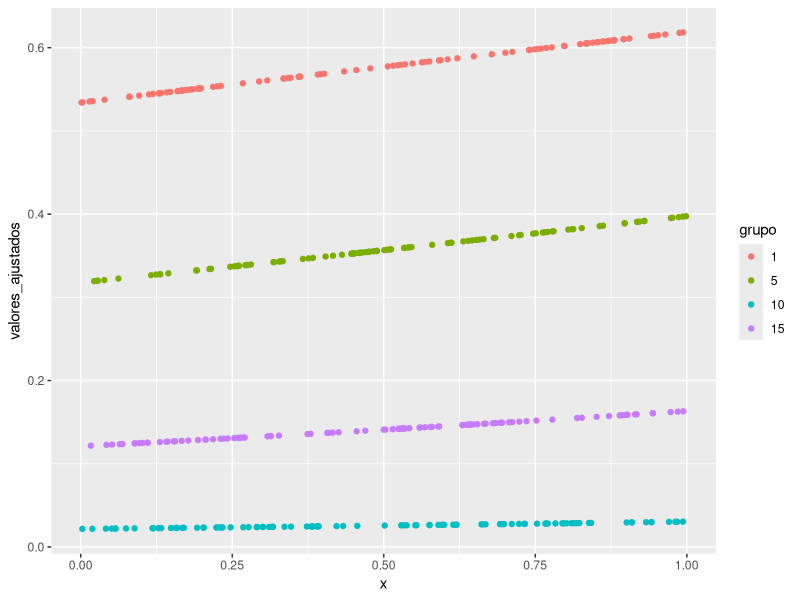

Reproduce this figure in R.
## ---- chunk 1
library(ggplot2)
library(dplyr)
library(lme4)
## ---- chunk 2
inverse_logit <- function(x){
  return(exp(x)/(1+exp(x)))
}
logit <- function(x){
  return(1/logit(x))
}
## ---- chunk 3
set.seed(123456)
ni <- 100
G <- 200
nobs <- ni * G
grupo <- factor(rep(x=1:G, each=ni))
obs <- rep(x=1:ni, times=G)
x <- runif(n=nobs, min=0, max=1)
b0 <- rnorm(n=G, mean=0, sd=sqrt(4)) # Intercepto aleatorio
b0 <- rep(x=b0, each=ni)             # El mismo intercepto aleatorio pero repetido
p <- inverse_logit(-1.4 + 0.33 * x + b0) # Siempre utilizar función inversa a la planteada en el modelo
y <- rbinom(n=nobs, size=1, prob=p)
datos <- data.frame(obs, grupo, b0, x, p, y)
## ---- chunk 4
mod_simulado <- glmer(formula= y ~ x + (1 | grupo),
                      family = binomial(link="logit"),
                      data = datos)
## ---- chunk 5
summary(mod_simulado)
## ---- chunk 6
efectos <- ranef(mod_simulado)[[1]]
head(efectos)
## ---- chunk 7
inverse_logit(-1.5064 -2.74291	 + 0.3482*0.7)
## ---- chunk 8
new_data = data.frame(x=0.7, grupo=3)
predict(mod_simulado, newdata=new_data, type="response")
## ---- chunk 9
mod_simulado
## ---- chunk 10
valores_ajustados <- fitted(mod_simulado)
datos['valores_ajustados'] <- valores_ajustados
## ---- chunk 11
grupos <- c(1, 5, 10, 15)
datos_grupos <- datos %>% filter(grupo %in% grupos)
## ---- chunk 12
ggplot(data = datos_grupos, aes(x=x, y=valores_ajustados, color=grupo)) +
  geom_point()
